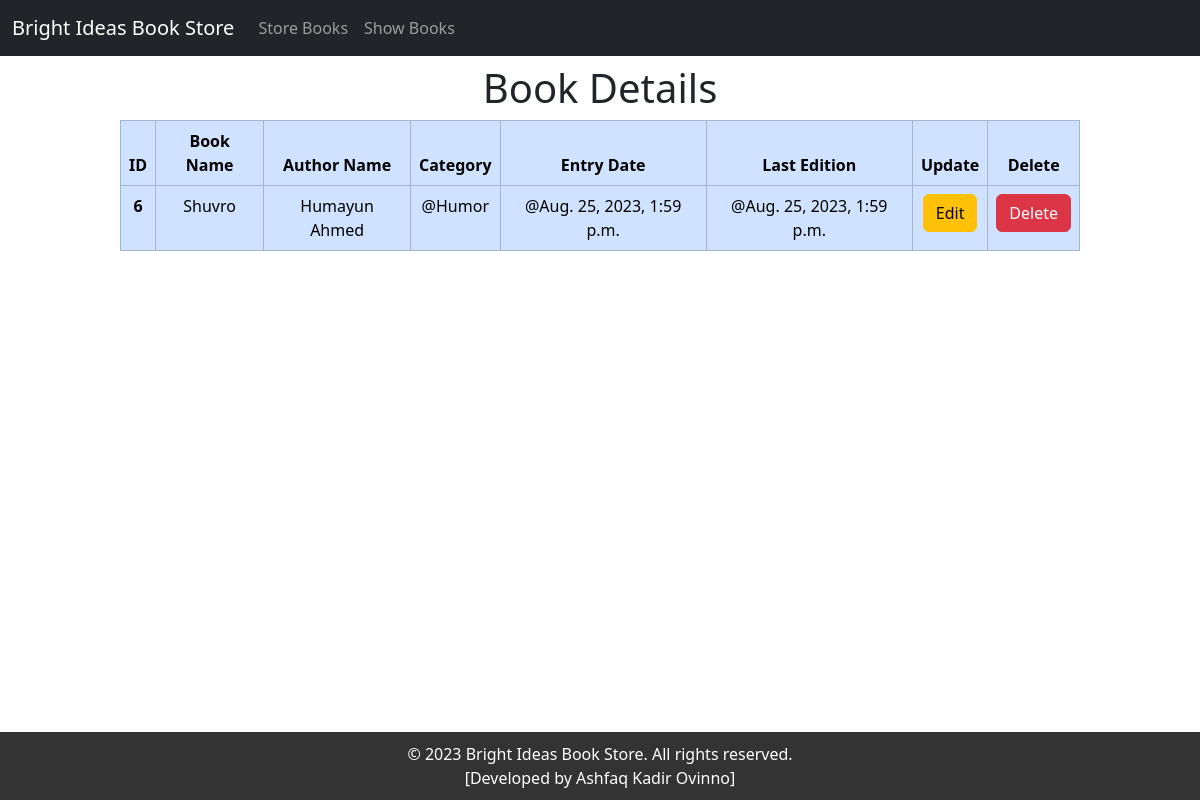
Screenshot of /book_details/6 with the database file from the repository.
### book/models.py (models this page shows)
class BookStoreModel(models.Model):
    CATEGORY = (
        ('Mystery', 'Mystery'),
        ('Thriller', 'Thriller'),
        ('Sci-Fi', 'Sci-Fi'),
        ('Humor', 'Humor'),
        ('Horror', 'Horror'),
    )
    id = models.IntegerField(primary_key=True)
    book_name = models.CharField(max_length=30)
    author = models.CharField(max_length=30)
    category = models.CharField(max_length=30, choices=CATEGORY)
    first_pub = models.DateTimeField(auto_now_add=True) # first entry
    last_pub = models.DateTimeField(auto_now=True) # edited entry

### book/views.py (the view)
# urls.py: path('book_details/<int:pk>', BookDetailsView.as_view(), name='book_details'),
class BookDetailsView(DetailView):
    model = BookStoreModel
    template_name = 'book_details.html'
    context_object_name = 'item'
    pk_url_kwarg = 'pk'

### book/templates/book_details.html
{% extends 'base.html' %}
{% block content %}
<div style="width: 50%; margin: auto; text-align: center">
  <h1><h1>Book Details</h1></h1>
</div>
<div style="width: 80%; margin: auto; text-align: center">
  <table class="table table-bordered table-primary">
    <thead>
      <tr>
        <th scope="col">ID</th>
        <th scope="col">Book Name</th>
          <th scope="col">Author Name</th>
          <th scope="col">Category</th>
          <th scope="col">Entry Date</th>
          <th scope="col">Last Edition</th>
          <th scope="col">Update</th>
          <th scope="col">Delete</th>
      </tr>
    </thead>
    <tbody>
      <tr>
        <th scope="row">{{item.id}}</th>
        <td>{{item.book_name}}</td>
          <td>{{item.author}}</td>
          <td>@{{item.category}}</td>
          <td>@{{item.first_pub}}</td>
          <td>@{{item.last_pub}}</td>
          <td>
            <a href="{% url 'edit_book' pk=item.id %}" class="btn btn-warning"
              >Edit</a
            >
          </td>
          <td>
            <a href="{% url 'delete_book' pk=item.id %}" class="btn btn-danger"
              >Delete</a
          </td>
      </tr>
    </tbody>
  </table>
</div>
{% endblock content %}

### rows the page displays
BookStoreModel: id "6", book_name "Shuvro", author "Humayun Ahmed", category "Humor", first_pub "Aug. 25, 2023, 1:59 p.m.", last_pub "Aug. 25, 2023, 1:59 p.m."
